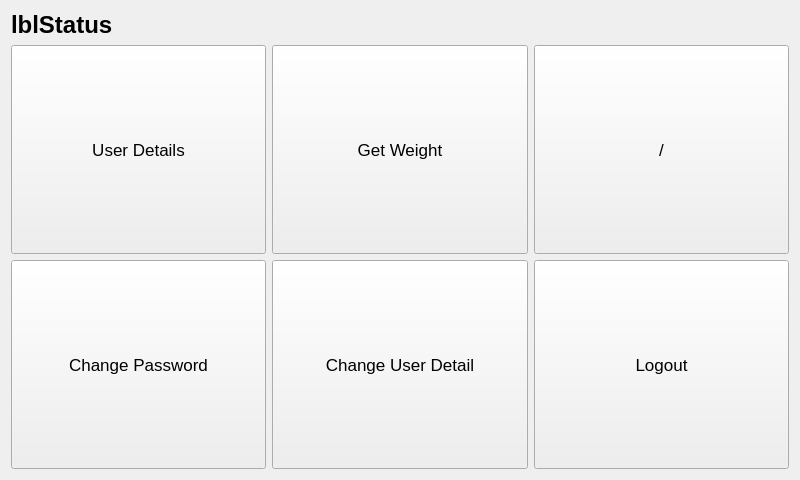
<?xml version="1.0" encoding="UTF-8"?>
<ui version="4.0">
 <class>mainMenu</class>
 <widget class="QMainWindow" name="mainMenu">
  <property name="geometry">
   <rect>
    <x>0</x>
    <y>0</y>
    <width>800</width>
    <height>480</height>
   </rect>
  </property>
  <property name="windowTitle">
   <string>smartScaleGUI</string>
  </property>
  <widget class="QWidget" name="centralWidget">
   <layout class="QGridLayout" name="gridLayout_2">
    <item row="0" column="0">
     <widget class="QLabel" name="lblStatus">
      <property name="font">
       <font>
        <family>Helvetica</family>
        <pointsize>13</pointsize>
        <weight>75</weight>
        <bold>true</bold>
       </font>
      </property>
      <property name="text">
       <string>&lt;html&gt;&lt;head/&gt;&lt;body&gt;&lt;p&gt;&lt;span style=&quot; font-size:18pt;&quot;&gt;lblStatus&lt;/span&gt;&lt;/p&gt;&lt;/body&gt;&lt;/html&gt;</string>
      </property>
     </widget>
    </item>
    <item row="1" column="0">
     <layout class="QGridLayout" name="gridLayout">
      <item row="0" column="0">
       <widget class="QPushButton" name="btnUserDetails">
        <property name="sizePolicy">
         <sizepolicy hsizetype="Minimum" vsizetype="Expanding">
          <horstretch>0</horstretch>
          <verstretch>0</verstretch>
         </sizepolicy>
        </property>
        <property name="font">
         <font>
          <family>Helvetica</family>
          <pointsize>13</pointsize>
         </font>
        </property>
        <property name="text">
         <string>User Details</string>
        </property>
       </widget>
      </item>
      <item row="1" column="0">
       <widget class="QPushButton" name="btnChangePassword">
        <property name="sizePolicy">
         <sizepolicy hsizetype="Minimum" vsizetype="Expanding">
          <horstretch>0</horstretch>
          <verstretch>0</verstretch>
         </sizepolicy>
        </property>
        <property name="font">
         <font>
          <family>Helvetica</family>
          <pointsize>13</pointsize>
         </font>
        </property>
        <property name="text">
         <string>Change Password</string>
        </property>
       </widget>
      </item>
      <item row="0" column="1">
       <widget class="QPushButton" name="btnGetWeight">
        <property name="sizePolicy">
         <sizepolicy hsizetype="Minimum" vsizetype="Expanding">
          <horstretch>0</horstretch>
          <verstretch>0</verstretch>
         </sizepolicy>
        </property>
        <property name="font">
         <font>
          <family>Helvetica</family>
          <pointsize>13</pointsize>
         </font>
        </property>
        <property name="text">
         <string>Get Weight</string>
        </property>
       </widget>
      </item>
      <item row="0" column="2">
       <widget class="QPushButton" name="pushButton_5">
        <property name="sizePolicy">
         <sizepolicy hsizetype="Minimum" vsizetype="Expanding">
          <horstretch>0</horstretch>
          <verstretch>0</verstretch>
         </sizepolicy>
        </property>
        <property name="font">
         <font>
          <family>Helvetica</family>
          <pointsize>13</pointsize>
         </font>
        </property>
        <property name="text">
         <string>/</string>
        </property>
       </widget>
      </item>
      <item row="1" column="2">
       <widget class="QPushButton" name="btnLogout">
        <property name="sizePolicy">
         <sizepolicy hsizetype="Minimum" vsizetype="Expanding">
          <horstretch>0</horstretch>
          <verstretch>0</verstretch>
         </sizepolicy>
        </property>
        <property name="font">
         <font>
          <family>Helvetica</family>
          <pointsize>13</pointsize>
         </font>
        </property>
        <property name="text">
         <string>Logout</string>
        </property>
       </widget>
      </item>
      <item row="1" column="1">
       <widget class="QPushButton" name="btnChangeUserDetail">
        <property name="sizePolicy">
         <sizepolicy hsizetype="Minimum" vsizetype="Expanding">
          <horstretch>0</horstretch>
          <verstretch>0</verstretch>
         </sizepolicy>
        </property>
        <property name="font">
         <font>
          <family>Helvetica</family>
          <pointsize>13</pointsize>
         </font>
        </property>
        <property name="text">
         <string>Change User Detail</string>
        </property>
       </widget>
      </item>
     </layout>
    </item>
   </layout>
  </widget>
 </widget>
 <layoutdefault spacing="6" margin="11"/>
 <resources/>
 <connections/>
</ui>
